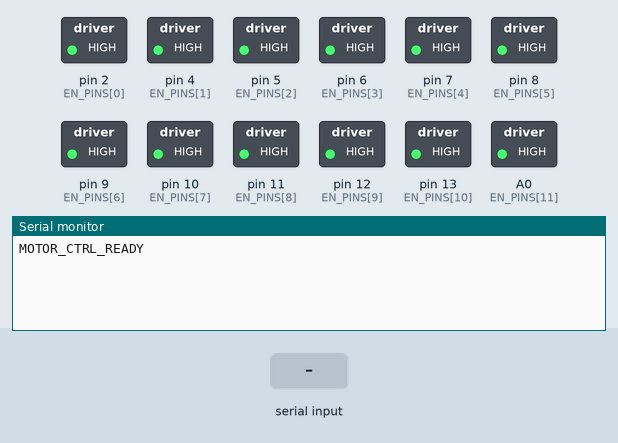
A sketch run on a simulated Arduino Nano, built with avr-gcc and run on an emulated ATmega328P. Parts: switched loads named in the sketch (green lamp = pin HIGH), the last lines printed to the serial monitor. The inputs (shaded band) are chosen by the test bench.

Above: at 1.2 s.
1.3 s: "PING\n" received over Serial
At 2.0 s:
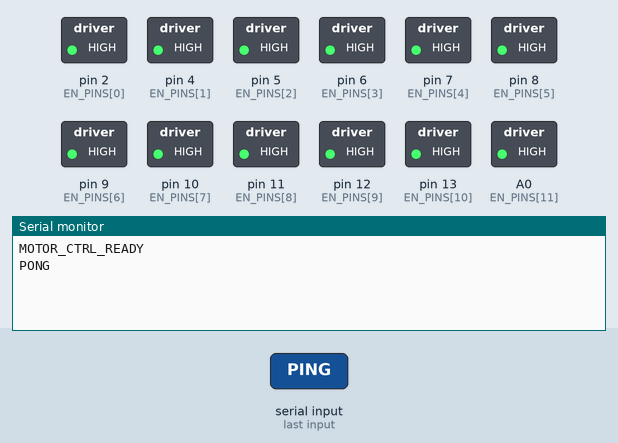
2.8 s: "VEND_\n" received over Serial
At 3.4 s:
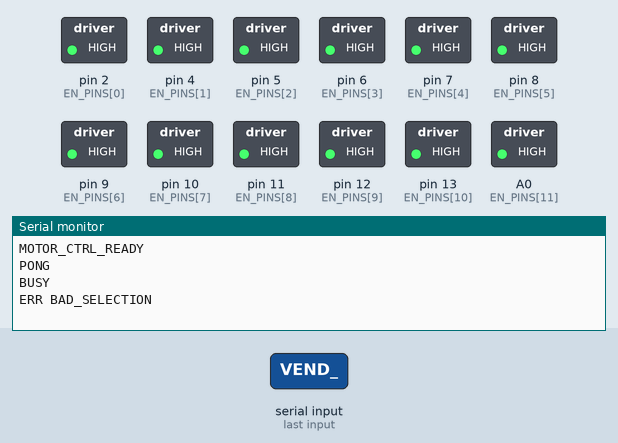
4.3 s: "A1\n" received over Serial
At 5.4 s:
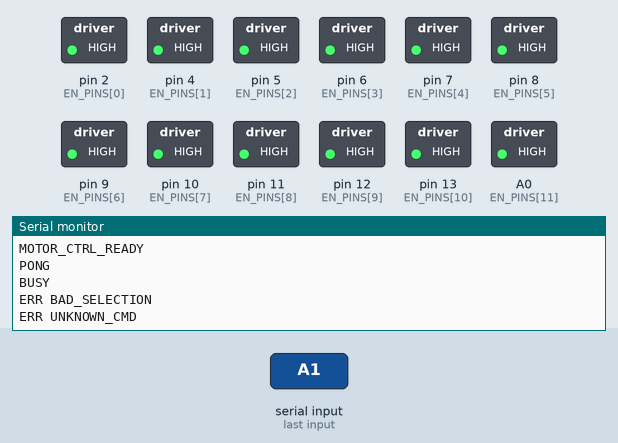

The sketch:

motor_nano.ino
```cpp
/*
  Vending Motor Nano
  Receives: VEND_A1 ... VEND_C2 on Serial (RX D0)
  Replies: BUSY <code>, OK <code>, ERR <reason>
*/

#define STEP_PIN 3

// 12 enable pins (DRV8825 EN is active LOW)
const uint8_t EN_PINS[12] = {
  2, 4, 5, 6, 7, 8, 9, 10, 11, 12, 13, A0
};

const int STEPS_PER_VEND = 3500; // your calibrated value
const int PULSE_US = 1200;
const int ENABLE_SETTLE_MS = 100;

String inLine;

void setup() {
  Serial.begin(9600);

  pinMode(STEP_PIN, OUTPUT);
  digitalWrite(STEP_PIN, LOW);

  for (uint8_t i = 0; i < 12; i++) {
    pinMode(EN_PINS[i], OUTPUT);
    digitalWrite(EN_PINS[i], HIGH); // disable all
  }

  Serial.println("MOTOR_CTRL_READY");
}

void loop() {
  while (Serial.available() > 0) {
    char c = (char)Serial.read();

    if (c == '\r') continue;

    if (c == '\n') {
      inLine.trim();
      inLine.toUpperCase();
      if (inLine.length() > 0) processCommand(inLine);
      inLine = "";
    } else {
      inLine += c;
      if (inLine.length() > 64) {
        inLine = "";
        Serial.println("ERR LINE_TOO_LONG");
      }
    }
  }
}

void processCommand(const String &cmd) {
  if (cmd == "PING") {
    Serial.println("PONG");
    return;
  }

  if (cmd.startsWith("VEND_")) {
    String code = cmd.substring(5);
    Serial.print("BUSY ");
    Serial.println(code);

    bool ok = handleVendCode(code);

    if (ok) {
      Serial.print("OK ");
      Serial.println(code);
    } else {
      Serial.print("ERR BAD_SELECTION ");
      Serial.println(code);
    }
    return;
  }

  Serial.println("ERR UNKNOWN_CMD");
}

void disableAll() {
  for (uint8_t i = 0; i < 12; i++) digitalWrite(EN_PINS[i], HIGH);
}

void enableOne(uint8_t idx) {
  digitalWrite(EN_PINS[idx], LOW);
}

void enableTwo(uint8_t a, uint8_t b) {
  digitalWrite(EN_PINS[a], LOW);
  digitalWrite(EN_PINS[b], LOW);
}

void pulseSteps(int steps) {
  for (int i = 0; i < steps; i++) {
    digitalWrite(STEP_PIN, HIGH);
    delayMicroseconds(PULSE_US);
    digitalWrite(STEP_PIN, LOW);
    delayMicroseconds(PULSE_US);
  }
}

void vendSingle(uint8_t m) {
  disableAll();
  delay(2);
  enableOne(m);
  delay(ENABLE_SETTLE_MS);
  pulseSteps(STEPS_PER_VEND);
  digitalWrite(EN_PINS[m], HIGH);
}

void vendDouble(uint8_t m1, uint8_t m2) {
  disableAll();
  delay(2);
  enableTwo(m1, m2);
  delay(ENABLE_SETTLE_MS);
  pulseSteps(STEPS_PER_VEND);
  digitalWrite(EN_PINS[m1], HIGH);
  digitalWrite(EN_PINS[m2], HIGH);
}

// Mapping:
// A1->M1, A2->M2, A3->M3, A4->M4
// B1->M5+M6, B2->M7+M8
// C1->M9+M10, C2->M11+M12
bool handleVendCode(const String &code) {
  if (code == "A1") { vendSingle(0); return true; }
  if (code == "A2") { vendSingle(1); return true; }
  if (code == "A3") { vendSingle(2); return true; }
  if (code == "A4") { vendSingle(3); return true; }

  if (code == "B1") { vendDouble(4, 5); return true; }
  if (code == "B2") { vendDouble(6, 7); return true; }

  if (code == "C1") { vendDouble(8, 9); return true; }
  if (code == "C2") { vendDouble(10, 11); return true; }

  return false;
}
```

Measured:
- after the input at 1.3 s, the serial monitor: prints a new line at once (image 1)
- after the input at 2.8 s, the serial monitor: prints a new line at once (image 2)
- after the input at 4.3 s, the serial monitor: prints a new line at once (image 3)
